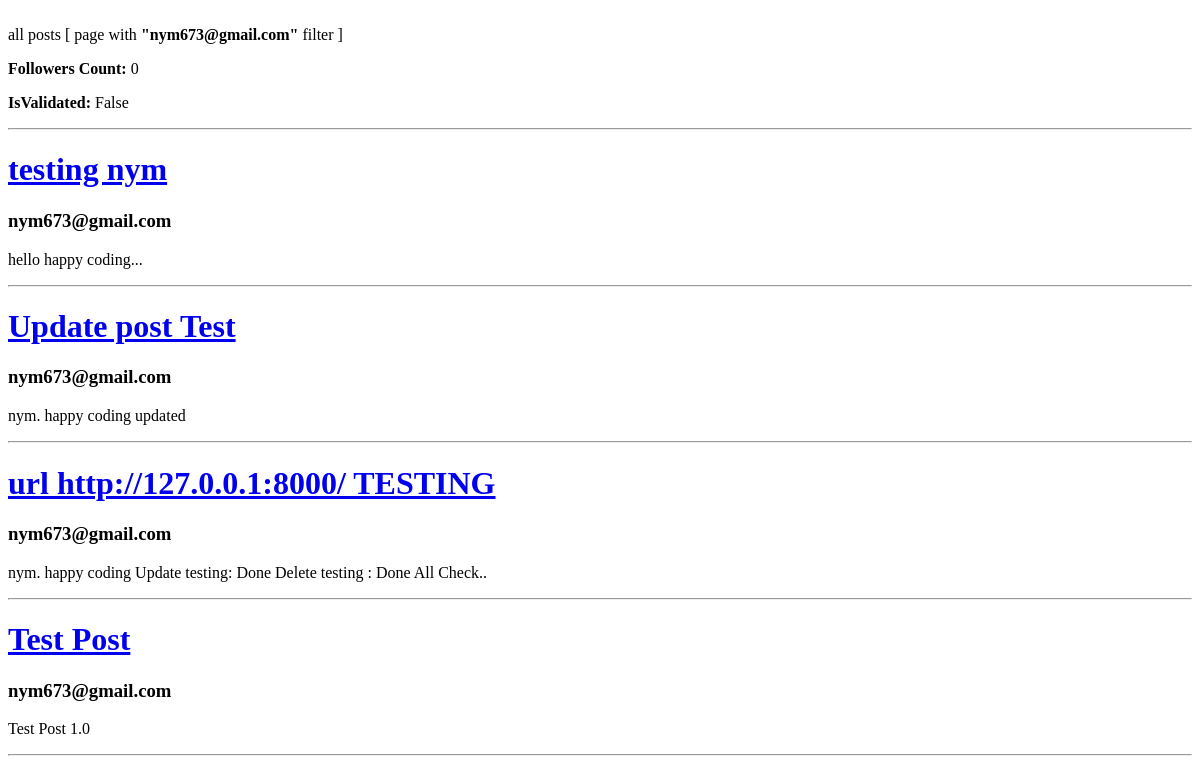
/dashboard/post/historypost/ (signed in), run on an earlier commit of the app's database.
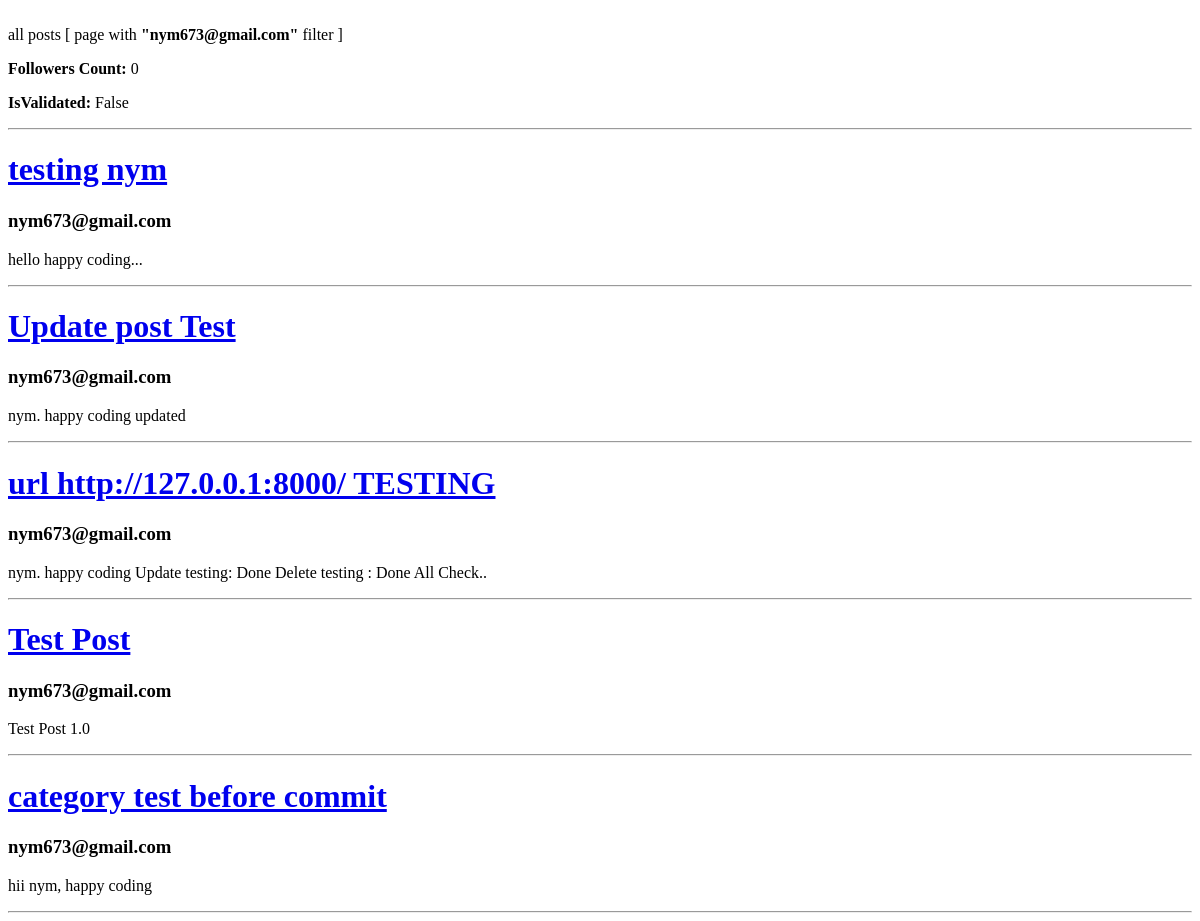
And on a later commit of the database.
### app/user/models.py (models this page shows)
class CustomUser(AbstractUser):
  name = models.CharField(max_length=50)
  email = models.EmailField(max_length=100,unique=True)
  username = None
  USERNAME_FIELD = 'email'
  REQUIRED_FIELDS = []
  Category = models.CharField(max_length=50)
  created_at = models.DateTimeField(auto_now_add=True)
  updated_at = models.DateTimeField(auto_now=True)

### app/dashboard/writer/post/models.py (models this page shows, shortened)
class post(models.Model):
  User_Name = models.ForeignKey(settings.AUTH_USER_MODEL, on_delete=models.CASCADE,default= 0)
  Users_views = models.ManyToManyField(CustomUser, related_name='Users_views', default= 0)
  Category = models.CharField(max_length=100,null=True,primary_key=False)
  Title   = models.CharField(max_length=500, null=True,primary_key=False)
  Details = models.TextField()
  views = models.IntegerField(default=0)
  like = models.IntegerField(default=0)
  likes = models.ManyToManyField(CustomUser, related_name='blog_posts_likes')
  published_date = models.DateTimeField(default=timezone.now)

### app/dashboard/writer/post/views.py (the view)
# urls.py: path('historypost/', views.WhistoryVIEW, name='history'),
def WhistoryVIEW(request):
  Hposts = post.objects.all().filter(User_Name=request.user)
  details = authorDetails(request.user)
  return render(request, 'whistory.html', {'Hposts' : Hposts,'followers':details[0],'isValidated':details[1]})

### app/dashboard/writer/post/views.py (called while the page is built)
def authorDetails(user):
  print(user)
  print(mo.writerDetails.objects.all())
  follower  = None
  is_validated = None
  try:
    writer_Details = mo.writerDetails.objects.filter(User_Name = user)
    if (writer_Details):
      follower = writer_Details[0].follower
      is_validated = writer_Details[0].isValidated
      print(writer_Details)
  except mo.writerDetails.DoesNotExist:
    follower  = None
    is_validated = None
  return (follower,is_validated)

### templates/whistory.html (shortened to what this page needs)
<!DOCTYPE html>
<html lang="en">
<head>
</head>
<body>
  <br>
  all posts [ page with <b>"{{ user }}"</b> filter ]
  <br>
  <p><b>Followers Count: </b>{{ followers }}</p>
  <p><b>IsValidated: </b>{{ isValidated }}</p>
  <hr>
  {% for i in Hposts %}
  <a href="{% url 'delete' i.pk %}"><h1>{{ i.Title }}</h1></a>
    <h3>{{ i.User_Name }}</h3>
    <p>{{ i.Details }}</p>
    <hr>
  {% endfor %}
</body>
</html>

What changed in the data, as far as the page shows it:
added post: Title "category test before commit", User_Name "nym673@gmail.com", Details "hii nym, happy coding"
